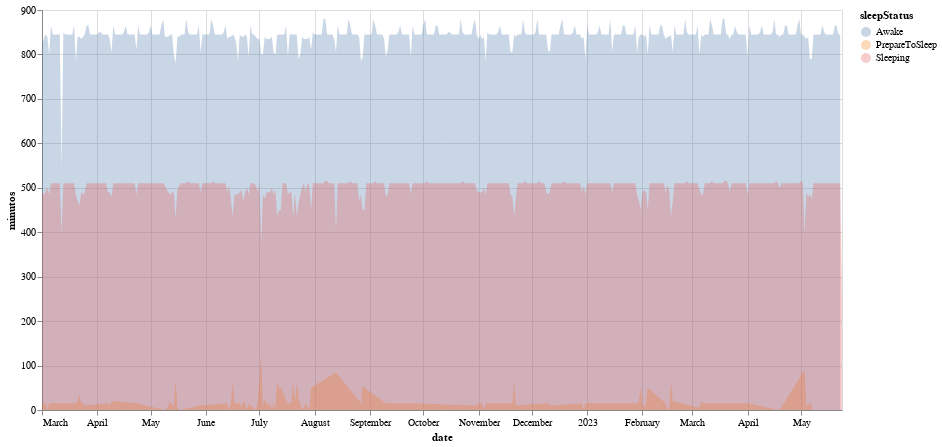

The cell this chart's notebook holds for it:
### Code cell
source = aux

alt.Chart(source).mark_area(opacity=0.3).encode(
    x="date:T",
    y=alt.Y("minutos:Q", stack=None),
    color="sleepStatus:N"
).properties(height=400, width=800)

### Figure 1 — Vega-Lite specification as saved in the notebook (floating-point values rounded to 4 significant figures; data arrays with more than 128 entries replaced by an {"elided": "..."} marker saying what was removed)
{"config": {"view": {"continuousWidth": 400, "continuousHeight": 300}}, "data": {"name": "data-facf396dbbfd4bf873df7ef49c2b1c0e"}, "mark": {"type": "area", "opacity": 0.3}, "encoding": {"color": {"field": "sleepStatus", "type": "nominal"}, "x": {"field": "date", "type": "temporal"}, "y": {"field": "minutos", "stack": null, "type": "quantitative"}}, "height": 400, "width": 800, "$schema": "https://vega.github.io/schema/vega-lite/v4.17.0.json", "datasets": {"data-facf396dbbfd4bf873df7ef49c2b1c0e": {"elided": "1011 records"}}}
